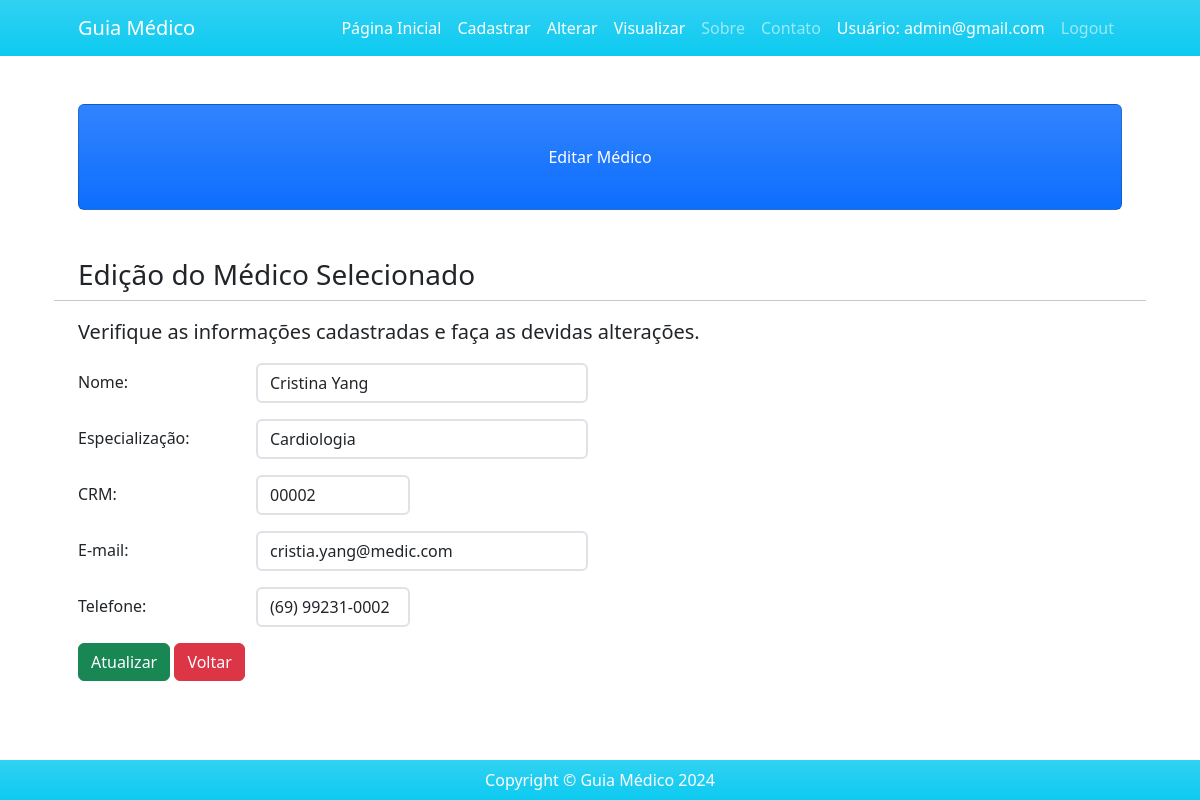
Page /editar_verificacao/15 (signed in) on the committed database.
### usuarios/models.py (models this page shows)
class Medico(models.Model):
    nome_medico = models.CharField(max_length=200)
    especializacao = models.CharField(max_length=200)
    crm = models.CharField(max_length=10)
    email = models.EmailField(max_length=50)
    telefone = models.CharField(
        max_length=15,
        validators=[RegexValidator(regex=r'^\+?1?\d{9,15}$', message="Número de telefone inválido")])

### usuarios/views.py (the view)
# urls.py: path('editar_verificacao/<int:pk>', views.editar_verificacao, name = "editar_verificacao"),
def editar_verificacao(request, pk):
    if request.method =="GET":
        if request.user.is_authenticated:
            lista_medicos = Medico.objects.get(pk=pk)
            dicionario_medico = {'lista_medicos':lista_medicos}
            return render(request, 'usuarios/editar.html', dicionario_medico)
        else:
            return HttpResponse("Fala o login para acessar!")

### usuarios/templates/usuarios/editar.html (shortened to what this page needs)
{% extends 'usuarios/base.html' %}
{% block titulo %}Editar Médico{% endblock %}
{% block conteudo %}
<h3>Edição do Médico Selecionado</h3>
<hr>
<p class="lead">Verifique as informações cadastradas e faça as devidas alterações.</p>
<form action="{% url 'editar' lista_medicos.pk %}" method="POST">
    <div class="form-group row mb-3">
        <label for="medicoNome" class="col-sm-2 col-form-label">Nome:</label>
        <div class="col-sm-4">
            <input type="text" class="form-control border-2" id="medicoNome" name="nome_medico" value="{{ lista_medicos.nome_medico }}">
        </div>
    </div>
    <div class="form-group row mb-3">
        <label for="medicoEspecialidade" class="col-sm-2 col-form-label">Especialização:</label>
        <div class="col-sm-4">
            <input type="text" class="form-control border-2" id="medicoEspecialidade" name="especializacao" value="{{ lista_medicos.especializacao }}">
        </div>
    </div>
    <div class="form-group row mb-3">
        <label for="medicoCrm" class="col-sm-2 col-form-label">CRM:</label>
        <div class="col-sm-2">
            <input type="text" class="form-control border-2" id="medicoCrm" name="crm" value="{{ lista_medicos.crm }}">
        </div>
    </div>
    <div class="form-group row mb-3">
        <label for="medicoEmail" class="col-sm-2 col-form-label">E-mail:</label>
        <div class="col-sm-4">
            <input type="email" class="form-control border-2" id="medicoEmail" name="email" value="{{ lista_medicos.email }}">
        </div>
    </div>
    <div class="form-group row mb-3">
        <label for="medicoFone" class="col-sm-2 col-form-label">Telefone:</label>
        <div class="col-sm-2">
            <input type="text" class="form-control border-2" id="medicoFone" name="telefone" value="{{ lista_medicos.telefone }}"
                   placeholder="(99) 99999-9999"
                   oninput="formatPhoneNumber(this)">
        </div>
    </div>
    <div class="update">
        <button type="submit" class="btn btn-success">Atualizar</button>
        <a href="{% url 'alterar' %}" class="btn btn-danger">Voltar</a>
    </div>
</form>
{% endblock %}

### usuarios/templates/usuarios/base.html (shortened to what this page needs)
{% load static %}
<!DOCTYPE html>
<html lang="pt-br">
<head>
    <link href="{% static 'css/bootstrap.min.css' %}" rel="stylesheet">
</head>
<body>
    <nav class="navbar navbar-expand-lg navbar-dark bg-info bg-gradient">
        <div class="container px-5">
            <a class="navbar-brand" href="{% url 'home' %}">Guia Médico</a>
            <div class="collapse navbar-collapse" id="navbarSupportedContent">
                <ul class="navbar-nav ms-auto mb-2 mb-lg-0">
                {% if user.is_authenticated %}
                    <li class="nav-item"><a class="nav-link active" aria-current="page" href="{% url 'home' %}">Página Inicial</a></li>
                    <li class="nav-item"><a class="nav-link active" aria-current="page" href="{% url 'lancar' %}">Cadastrar</a></li>
                    <li class="nav-item"><a class="nav-link active" aria-current="page" href="{% url 'alterar' %}">Alterar</a></li>
                    <li class="nav-item"><a class="nav-link active" aria-current="page" href="{% url 'visualizar' %}">Visualizar</a></li>
                    <li class="nav-item"><a class="nav-link" href="#!">Sobre</a></li>
                    <li class="nav-item"><a class="nav-link" href="#!">Contato</a></li>
                    <li class="nav-item"><a class="nav-link active" aria-current="page" href="#!">Usuário: {{ user.email }}</a></li>
                    <li class="nav-item"><a class="nav-link" href="{% url 'logout' %}">Logout</a></li>
                {% endif %}
                </ul>
            </div>
        </div>
    </nav>
    <div class="container px-4 px-lg-5">
        <div class="card text-white bg-primary bg-gradient my-5 py-4 text-center">
            <div class="card-body">
                <p class="text-white m-0">{% block titulo %}Seja bem-vindo(a) ao Guia Médico, aqui encontrará os profissionais disponíveis.{% endblock %}</p>
            </div>
        </div>
        <div class="row gx-4 gx-lg-5">
            {% block conteudo %}{% endblock %}
        </div>
    </div>
    <footer class="fixed-bottom py-2 bg-info bg-gradient">
        <div class="container px-4 px-lg-5">
            <p class="m-0 text-center text-white">Copyright &copy; Guia Médico 2024</p>
        </div>
    </footer>
</body>
</html>

### rows in the picture
Medico: nome_medico "Cristina Yang", especializacao "Cardiologia", crm "00002", email "cristia.yang@medic.com", telefone "(69) 99231-0002"

### other values in the picture
{{ user.email }} "admin@gmail.com"
